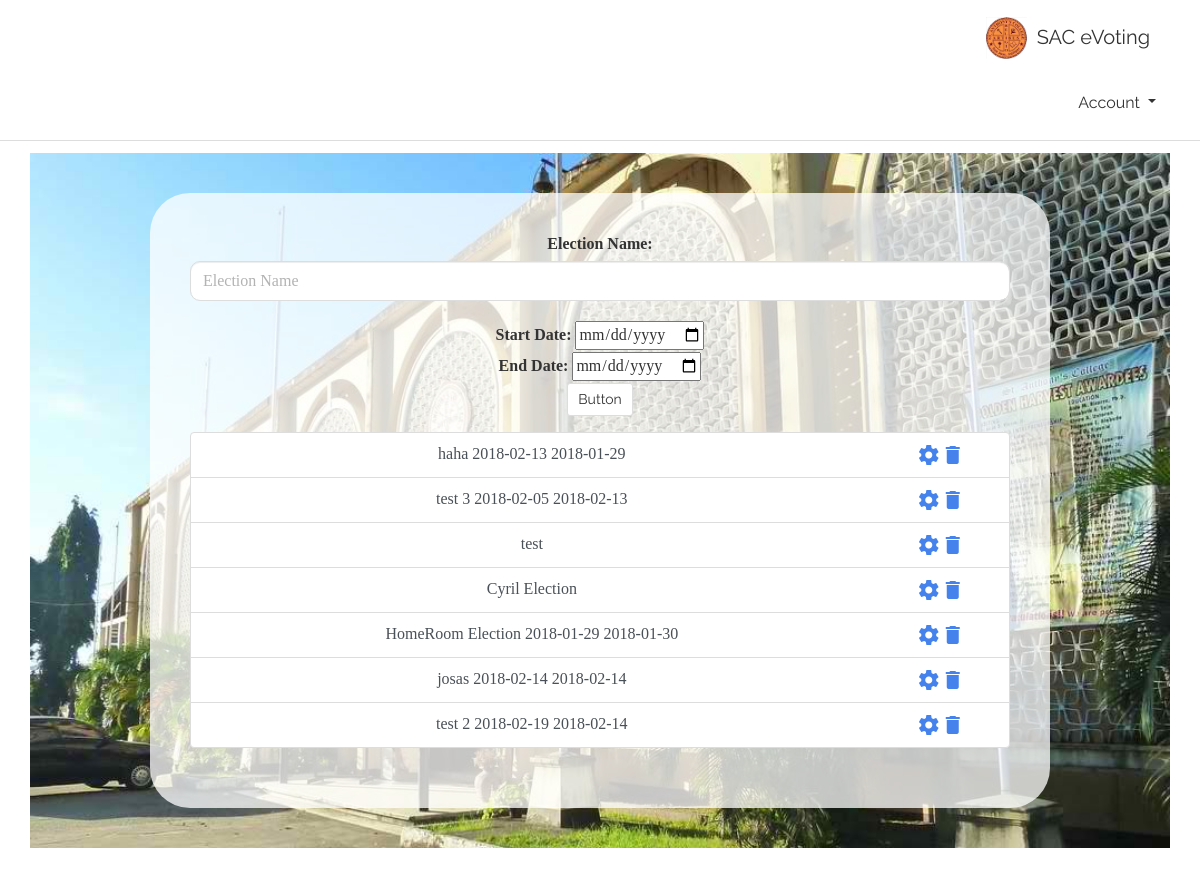
The page /manage-evoting.php on the database its author committed.
### tables this page shows
CREATE TABLE `election` (
  `id` int(11) NOT NULL,
  `election_name` text NOT NULL,
  `date_start` text NOT NULL,
  `date_end` text NOT NULL
);

### manage-evoting.php (the view, shortened to what this page needs)
<?php
     include 'dbconnect.php';
     include 'bootstrap.php';
?>
<!DOCTYPE html>
<html>
<head>
    <link rel="stylesheet" href="assets/bootstrap/css/bootstrap.min.css">
    <link rel="stylesheet" href="assets/fonts/font-awesome.min.css">
    <link rel="stylesheet" href="assets/css/styles.css">
    <link rel="stylesheet" href="assets/css/footer.css">
</head>
<body>
    <nav class="navbar navbar-inverse navbar-fixed-top">
        <div class="container-fluid">
            <div class="navbar-header">
                <a class="navbar-brand navbar-link" href="landing.html"><img src="assets/img/Saclogo1.png" id="logo">SAC eVoting</a>
            </div>
            <div class="collapse navbar-collapse" id="navcol-1">
                <ul class="nav navbar-nav navbar-right">
                    <li class="dropdown"><a class="dropdown-toggle" data-toggle="dropdown" aria-expanded="false" href="#">Account </a>
                    </li>
                </ul>
            </div>
        </div>
    </nav>
    <div id="content" class="form-1">
        <div class="container-fluid" id="candidates">
            <div class="row">
                <div class="col-md-8 col-md-offset-2">
                    <form class="form-horizontal custom-form">
                        <h1>Manage Election</h1></form>
                </div>
            </div>
        </div>
    </div>
    <div id="welcome1">
        <div class="jumbotron">
            <form action="insert-election.php" method="post">
            <div>
                <label for="election_name">Election Name: </label>
                <input type="text" required name="election_name" class="form-control" id="election_name" aria-describedby="emailHelp" placeholder="Election Name">
            </div>
            <div>
                <label>Start Date: </label>
                <input type="date" required name="start_date">
            </div>
            <div>
                <label>End Date: </label>
                <input type="date" required name="end_date">
            </div>
            <button class="btn btn-default btn-sm" type="submit" >Button</button>
            </form>
               <div class="list-group">
       <?php
       $evotingsql = "SELECT * FROM election ORDER BY id DESC";
       $result = $conn->query($evotingsql);
        if ($result->num_rows > 0) {
            while($row = $result->fetch_assoc()) {
                echo "<div class='list-group-item list-group-item-action'><div class='row'><div class='col-10'> ". $row["election_name"]. " " . $row["date_start"]. " " . $row["date_end"]. "</div><div class='col-2'><a href = 'manage-election.php?electionid=".$row['id']."' ><i class='large material-icons'>settings</i></a><a href = 'delete-evoting.php?electionid=".$row['id']."' ><i class='large material-icons'>delete</i></a></div></div></div>";
                ?>
                <?php
            }
        } else {
            echo "0 results";
        }
       ?>
           </div>
        </div>
    </div>
</body>
</html>

### bootstrap.php (shortened to what this page needs)
<link rel="stylesheet" href="https://maxcdn.bootstrapcdn.com/bootstrap/4.0.0/css/bootstrap.min.css">

### assets/css/styles.css (style rules this page uses)
#welcome1 { text-align:center; padding:40px; background:url(../../assets/img/SAC.jpg) no-repeat; background-size:cover; margin-left:30px; margin-right:30px; margin-bottom:30px; }
#welcome1 .jumbotron { border-radius:40px; padding:40px; max-width:900px; margin:auto; background-color:rgba(255,255,255,0.75); }
#logo { max-height:42px; margin-top:-1px; margin-right:10px; display:inline-block; }
#candidates { margin-top:70px; }
h1 { text-align:center; }
.form-control { display:block; border-radius:10px; width:100%; margin-bottom:20px; font:initial; }
a { color:#4582ec; text-decoration:none; }

### rows shown on the page
election: election_name "haha", date_start "2018-02-13", date_end "2018-01-29"
election: election_name "test 3", date_start "2018-02-05", date_end "2018-02-13"
election: election_name "test"
election: election_name "Cyril Election"
election: election_name "HomeRoom Election", date_start "2018-01-29", date_end "2018-01-30"
election: election_name "josas", date_start "2018-02-14", date_end "2018-02-14"
election: election_name "test 2", date_start "2018-02-19", date_end "2018-02-14"
